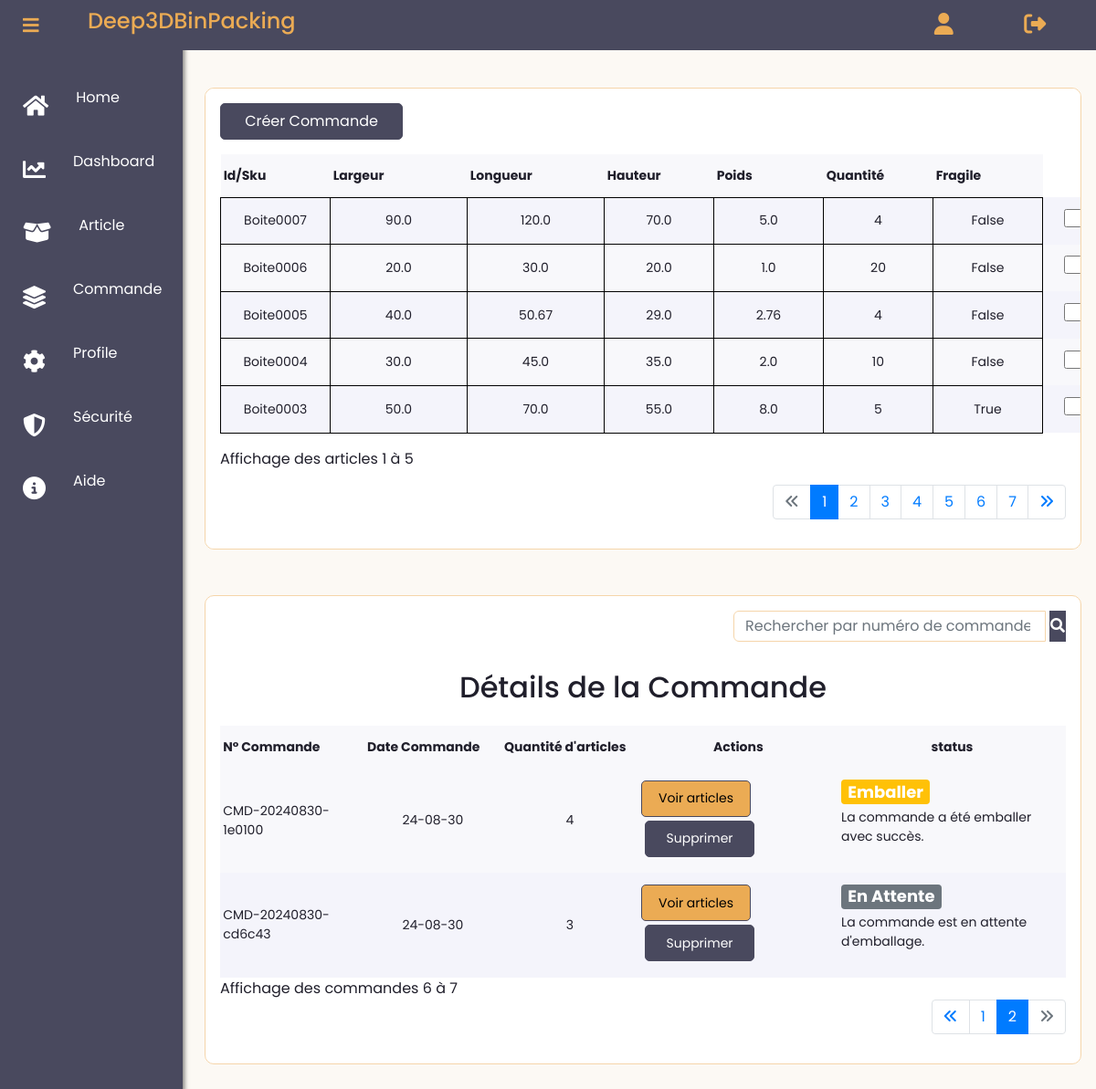
/articles?commande_page=2 (signed in), run on the app's committed database.
### app/models.py (models this page shows, shortened)
class Article(db.Model):
    __tablename__ = 'Article'
    id = db.Column(db.Integer, primary_key=True, autoincrement=True)
    user_id = db.Column(db.Integer(), db.ForeignKey('User.id'))
    sku = db.Column(db.String(30), nullable=False)
    largeur = db.Column(db.Float(precision=5), nullable=False)
    longueur = db.Column(db.Float(precision=5), nullable=False)
    hauteur = db.Column(db.Float(precision=5), nullable=False)
    poids = db.Column(db.Float(precision=5), nullable=False)
    quantite = db.Column(db.Integer(), nullable=False)
    fragile = db.Column(db.Boolean(), default=False)
    date_creation = db.Column(db.Date,default=dt_date.today())
    commandes = db.relationship('Commande', secondary=association_table_article_commande, back_populates='articles')

class Commande(db.Model):
    __tablename__ = 'Commande'
    id = db.Column(db.Integer, primary_key=True, autoincrement=True)
    date_creation = db.Column(db.Date, default=dt_date.today())
    numero_commande = db.Column(db.String(50), unique=True, nullable=False)
    user_id = db.Column(db.Integer, db.ForeignKey('User.id'))
    status = db.Column(db.String(20), nullable=False, default='En Attente')  # Exemple : 'pending', 'cancelled', 'validated'
    conteneurs = db.relationship('Conteneur', secondary=association_table_commande_conteneur, back_populates='commandes')
    articles = db.relationship('Article', secondary=association_table_article_commande, back_populates='commandes')

### app/routes.py (the view)
@app.route("/articles", methods=['GET', 'POST'])
@login_required
def article():
    selected_articles = session.get('selected_articles', [])  # Récupérer les articles sélectionnés depuis la session
    page = request.args.get('page', 1, type=int)
    number_articles_per_page = 5  # Nombre d'articles par page
    articles_query = Article.query.filter_by(user_id=current_user.id).order_by(Article.id.desc())
    articles_pagination = articles_query.paginate(page=page, per_page=number_articles_per_page, error_out=False)
    start_index = (articles_pagination.page - 1) * articles_pagination.per_page + 1
    end_index = min(articles_pagination.page * articles_pagination.per_page, articles_query.count())
    user_commandes = Commande.query.filter_by(user_id=current_user.id).all()
    search_commandes = request.args.get('search_commandes')
    search_commandes = request.args.get('search_commandes')
    commande_page = request.args.get('commande_page', 1, type=int)
    per_page = 5
    if search_commandes:
        commandes_query = Commande.query.filter(
            Commande.user_id == current_user.id,  # Filtre par utilisateur
            (
                Commande.numero_commande.ilike(f'%{search_commandes}%') |
            (   Commande.date_creation.ilike(f'%{search_commandes}%')) |
                Commande.status.ilike(f'%{search_commandes}%')
            )
        )
    else:
        commandes_query = Commande.query.filter_by(user_id=current_user.id).order_by(Commande.id.desc())
    commandes_pagination = commandes_query.paginate(page=commande_page, per_page=per_page, error_out=False)
    pagination_args = Pagination(page=commande_page, per_page=per_page, total=commandes_query.count(), css_framework='bootstrap4')
    start_indexc = (commandes_pagination.page - 1) * commandes_pagination.per_page + 1
    end_indexc = min(commandes_pagination.page * commandes_pagination.per_page, commandes_query.count())
    commandes = commandes_pagination.items
    print(f"Nombre de commandes trouvées: {commandes_query.count()}")
    for commande in user_commandes:
        if len(commande.articles) == 0:
            db.session.delete(commande)
    user_commandes = [commande for commande in Commande.query.filter_by(user_id=current_user.id).all() if len(commande.articles) > 0]
    return render_template(
        'user_dashboard/list_article.html',
        selected_articles=selected_articles,
        start_index=start_index,
        end_index=end_index,
        start_indexc=start_indexc,
        end_indexc=end_indexc,
        articles=articles_pagination.items,
        articles_pagination=articles_pagination,
        commandes_pagination=commandes_pagination,
        commandes=commandes,
        pagination_args=pagination_args,
        user_commandes=user_commandes
    )

### app/models.py (called while the page is built)
@login_manager.user_loader
def load_user(user_id):
    return User.query.get(int(user_id))

### app/routes.py (called while the page is built)
@app.before_request
def before_request():
    if current_user.is_authenticated:
        g.image = url_for('static', filename='images/' + current_user.image) if current_user.image else None
    else:
        g.image = None

### app/templates/user_dashboard/list_article.html (shortened to what this page needs)
{% extends "user_dashboard/layout.html" %}
{% block content %}
{% if articles %}
<div class="card detail container">
  <div class="detail-header">
    <form method="POST" action="{{ url_for('create_commande') }}">
      <button type="submit" class="mb-3 download" style="background-color: #49495e; color: #fff; border: 1px solid #49495e; height: 40px;width: 200px;">Créer Commande</button>
      <table>
        <tr>
          <th>Id/Sku</th>
          <th>Largeur</th>
          <th>Longueur</th>
          <th>Hauteur</th>
          <th>Poids</th>
          <th>Quantité</th>
          <th>Fragile</th>
        </tr>
        {% for article in articles_pagination.items %}
        <tr>
          <td style="border: 1px solid black; padding: 5px; text-align: center;">{{ article.sku }}</td>
          <td style="border: 1px solid black; padding: 5px; text-align: center;">{{ article.largeur }}</td>
          <td style="border: 1px solid black; padding: 5px; text-align: center;">{{ article.longueur }}</td>
          <td style="border: 1px solid black; padding: 5px; text-align: center;">{{ article.hauteur }}</td>
          <td style="border: 1px solid black; padding: 5px; text-align: center;">{{ article.poids }}</td>
          <td style="border: 1px solid black; padding: 5px; text-align: center;">{{ article.quantite }}</td>
          <td style="border: 1px solid black; padding: 5px; text-align: center;">{{ article.fragile }}</td>
          <td>
            <input
              style="width: 20px; height: 20px; margin-left: 20px;"
              type="checkbox"
              name="selected_articles"
              value="{{ article.id }}"
              {% if article.id in selected_articles %}checked{% endif %}>
          </td>
        </tr>
        {% endfor %}
      </table>
      <div class="mt-3">
        Affichage des articles {{ start_index }} à {{ end_index }}
      </div>
    </form>
  </div>
  <nav aria-label="Page navigation example">
    <ul class="pagination justify-content-end mt-3">
      <li class="page-item {% if not articles_pagination.has_prev %}disabled{% endif %}">
        <a class="page-link" {% if articles_pagination.has_prev %}href="{{ url_for('article', page=articles_pagination.prev_num) }}"{% endif %}><i class="fa-solid fa-angles-left"></i></a>
      </li>
      {% for page_num in articles_pagination.iter_pages() %}
        {% if page_num %}
          <li class="page-item {% if page_num == articles_pagination.page %}active{% endif %}">
            <a class="page-link" href="{{ url_for('article', page=page_num) }}">{{ page_num }}</a>
          </li>
        {% else %}
          <li class="page-item disabled">
            <a class="page-link" href="#">...</a>
          </li>
        {% endif %}
      {% endfor %}
      <li class="page-item {% if not articles_pagination.has_next %}disabled{% endif %}">
        <a class="page-link" {% if articles_pagination.has_next %}href="{{ url_for('article', page=articles_pagination.next_num) }}"{% endif %}><i class="fa-solid fa-angles-right"></i></a>
      </li>
    </ul>
  </nav>
  {% endif %}
</div>
<div class="card detail container" style="margin-top: 50px;">
  <form class="form-inline justify-content-end mb-3" method="get" action="{{ url_for('article') }}">
    <div class="input-group">
      <input class="form-control mr-sm-1" type="search" placeholder="Rechercher par numéro de commande ou date..." aria-label="search_commandes" name="search_commandes">
      <button type="submit" class="bto btn-primary"><i class="fa fa-search"></i></button>
    </div>
  </form>
{% if commandes %}
  <div class="text-center"><h2>Détails de la Commande</h2></div>
  <div class="detail-header">
  <table class="">
      <thead>
          <tr>
              <th scope="col">N° Commande</th>
              <th scope="col">Date Commande</th>
              <th scope="col">Quantité d'articles</th>
              <th scope="col" class="text-center">Actions</th>
              <th scope="col" class="text-center">status</th>
          </tr>
      </thead>
      <tbody>
        {% for commande in commandes %}
          <tr>
              <td>{{ commande.numero_commande }}</td>
              <td class="text-center">
                {% if commande.date_creation %}
                    {{ commande.date_creation.strftime('%y-%m-%d') }}
                {% else %}
                    Date de création non disponible
                {% endif %}
            </td>
              <td class="text-center">{{ commande.articles|length }}</td>
              <td>
                  <button class="" data-bs-toggle="modal" style="background-color: #ebab54; border: #ebab54; color: black; border: 1px solid #49495e; height: 40px;" data-bs-target="#commandeDetailsModal-{{ commande.id }}">Voir articles</button>
                  <button type="button" class="btn-sm m-1 delete"  style="background-color: #49495e; color: #fff; border: 1px solid #49495e; height: 40px;" data-toggle="modal" data-target="#deleteModal{{commande.id}}">Supprimer</button>
              </td>
              <td>
                {% if commande.status == 'Annuler' %}
                  <span class="badge bg-danger mb-2" style="font-size: 18px; color:#fff">{{ commande.status }}</span>
                  <p>La commande a été annulée.</p>
                {% elif commande.status == 'Valider' %}
                  <span class="badge bg-success mb-1" style="font-size: 18px; color:#fff">{{ commande.status }}</span>
                  <p>La commande a été validée et est en cours de traitement.</p>
                  {% elif commande.status == 'Emballer' %}
                  <span class="badge bg-warning mb-1" style="font-size: 18px; color:#fff">{{ commande.status }}</span>
                  <p>La commande a été emballer avec succès.</p>
                {% else %}
                  <span class="badge bg-secondary mb-1" style="font-size: 18px; color:#fff">{{ commande.status }}</span>
                  <p>La commande est en attente d'emballage.</p>
                {% endif %}
              </td>
          </tr>
          {% endfor %}
      </tbody>
  </table>
</div>
Affichage des commandes {{ start_indexc }} à {{ end_indexc }}
<nav aria-label="Page navigation example mt-3">
  <ul class="pagination justify-content-end">
    <li class="page-item {% if not commandes_pagination.has_prev %}disabled{% endif %}">
      <a class="page-link" {% if commandes_pagination.has_prev %}href="{{ url_for('article', commande_page=commandes_pagination.prev_num) }}"{% endif %}><i class="fa-solid fa-angles-left"></i></a>
    </li>
    {% for page_num in commandes_pagination.iter_pages() %}
      {% if page_num %}
        <li class="page-item {% if page_num == commandes_pagination.page %}active{% endif %}">
          <a class="page-link"  href="{{ url_for('article', commande_page=page_num) }}">{{ page_num }}</a>
        </li>
      {% else %}
        <li class="page-item disabled">
          <a class="page-link"  href="#">...</a>
        </li>
      {% endif %}
    {% endfor %}
    <li class="page-item {% if not commandes_pagination.has_next %}disabled{% endif %}">
      <a class="page-link" {% if commandes_pagination.has_next %}href="{{ url_for('article', commande_page=commandes_pagination.next_num) }}"{% endif %}><i class="fa-solid fa-angles-right"></i></a>
    </li>
  </ul>
</nav>
{% else %}
<div class="alert-warning text-center">
  Aucune commandes trouvées
</div>
</div>
{% endif %}
{% endblock content %}

### app/static/client/main.css (style rules this page uses)
* { margin: 0; padding: 0; box-sizing: border-box; outline: none; font-family: "Poppins", sans-serif; }
body { background-color: #fcf9f4; }
h2 { font: 18px; padding: 15px 0; }
.card { background-color: #fff; padding: 1rem; border-radius: 10px; }
.detail { grid-area: detail; overflow-x: auto; }
.detail-header { display: grid; grid-auto-flow: column; justify-items: space-between; align-items: center; }
.detail-header button { height: 30px; width: 120px; border: 1px solid #2d2b98; background-color: #2d2b98; color:#f2f2f2; border-radius: 5px; cursor: pointer; transition: all 0.2s ease-in; }
.detail table { width: 100%; border-collapse: collapse; }
.detail table tr:nth-child(odd) { background-color: #f8f8fb; }
.detail table tr { background-color: #f4f4fb; }
.detail table th, .detail table td { padding: 0.8rem 0.2rem; text-align: left; min-width: 120px; font-size: 14px; }
.detail table tr td:nth-child(2), .detail table tr td:nth-child(3) { min-width: 150px; }
.delete { background-color: #49495e; color: #fff; border: 1px solid #49495e; }

### app/static/client/account.css (style rules this page uses)
.card { border: solid 1px #f5d5aa; }
.btn-primary { background-color: #49495e; color: #fff; border: 1px solid #49495e; }
.form-control { width: 100%; margin-bottom: 24px; border: 1px solid #f5d5aa; border-radius: 6px; font-size: 16px; line-height: 20px; }
button, input { overflow: visible; }

### data on the page
Article: sku "Boite0007", largeur "90.0", longueur "120.0", hauteur "70.0", poids "5.0", quantite "4", fragile "False"
Article: sku "Boite0006", largeur "20.0", longueur "30.0", hauteur "20.0", poids "1.0", quantite "20", fragile "False"
Article: sku "Boite0005", largeur "40.0", longueur "50.67", hauteur "29.0", poids "2.76", quantite "4", fragile "False"
Article: sku "Boite0004", largeur "30.0", longueur "45.0", hauteur "35.0", poids "2.0", quantite "10", fragile "False"
Article: sku "Boite0003", largeur "50.0", longueur "70.0", hauteur "55.0", poids "8.0", quantite "5", fragile "True"
Commande: numero_commande "CMD-20240830-1e0100", date_creation "24-08-30", articles|length "4", status "Emballer"
Commande: numero_commande "CMD-20240830-cd6c43", date_creation "24-08-30", articles|length "3", status "En Attente"

### other printed values
{{ start_index }} "1"
{{ end_index }} "5"
{{ page_num }} "1" "2" "3" "4" "5" "6" "7"
{{ start_indexc }} "6"
{{ end_indexc }} "7"
{{ page_num }} "1" "2"
